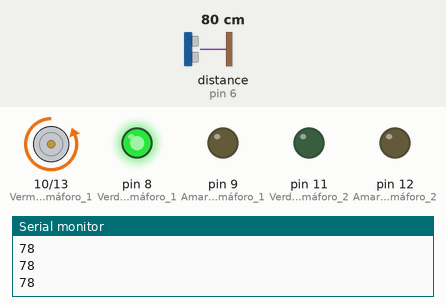
A program run on a simulated Arduino Uno, built with avr-gcc and run on an emulated ATmega328P. Shown: motor-driver pin pairs drawn as motors (green arrow = first pin HIGH = forward, orange = second pin HIGH = backward, longer = more drive), output pins drawn as LEDs (lit = HIGH), the last lines printed to the serial monitor. Wiring (inferred from the names in the program): ultrasonic range finder: trigger pin 7; echo pin 6. The inputs (shaded band) are chosen by the test bench; at power-on: distance to the obstacle (sensor on pin 6) 80 cm. The echo pulse lasts 58.3 µs per cm; pins used as bus, display or sensor lines are not drawn.

Above: at 1.2 s.
1.3 s: distance to the obstacle (sensor on pin 6) set to 22 cm
2.8 s: distance to the obstacle (sensor on pin 6) set to 18 cm
At 4.2 s:
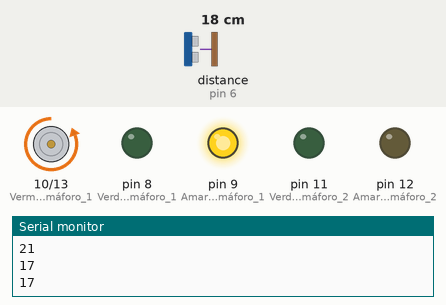
At 5.7 s:
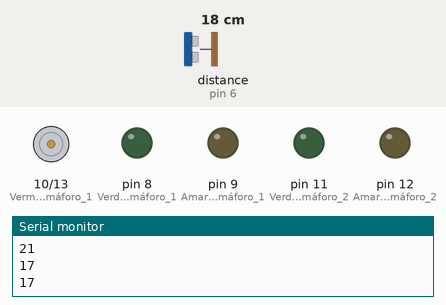
Timing chart, 0 to 48.3 s (numbered marks = the images above; inputs shaded):
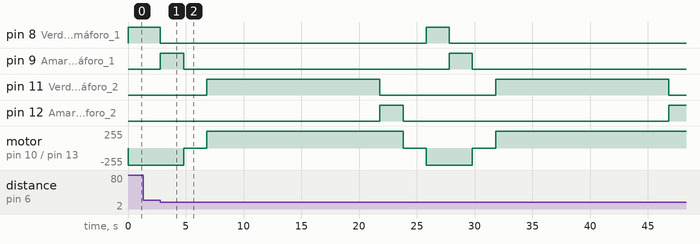

The program:

main.cpp
```cpp
#include <Arduino.h> // Inclui a biblioteca padrão do Arduino

/* Simular um cruzamento com dois semáforos usando uma máquina de estados */

#define TRIG 7   // Pino Trigger no pino 7 do Arduino
#define ECHO 6   // Pino Echo no pino 6 do Arduino

enum States {
  NORMAL, DETECTADO
};

States estado = NORMAL;

void setup() {
  pinMode(TRIG, OUTPUT);
  pinMode(ECHO, INPUT);
  Serial.begin(9600);

  /* Semáforo 2 */
  pinMode(13, OUTPUT); // Vermelho Semáforo 2
  pinMode(12, OUTPUT); // Amarelo Semáforo 2
  pinMode(11, OUTPUT); // Verde Semáforo 2

  /* Semáforo 1 */
  pinMode(10, OUTPUT); // Vermelho Semáforo 1
  pinMode(9, OUTPUT);  // Amarelo Semáforo 1
  pinMode(8, OUTPUT);  // Verde Semáforo 1
}

long medirDistancia() {
  digitalWrite(TRIG, LOW);
  delayMicroseconds(2);
  digitalWrite(TRIG, HIGH);
  delayMicroseconds(10);
  digitalWrite(TRIG, LOW);

  long duracao = pulseIn(ECHO, HIGH);
  long distancia = duracao * 0.034 / 2; // Converter para cm

  return distancia;
}

void loop() {
  long distancia = medirDistancia();
  Serial.println(distancia);

  switch (estado) {
    case NORMAL:
      // Estado inicial
      digitalWrite(TRIG, HIGH);
      digitalWrite(8, HIGH);
      digitalWrite(13, HIGH);
      if (distancia > 0 && distancia < 20) {
        estado = DETECTADO;
      }
      break;

    case DETECTADO:
      digitalWrite(TRIG, LOW);
      digitalWrite(8, LOW);    // Desliga o verde Semáforo 1
      digitalWrite(9, HIGH);   // Acende o amarelo Semáforo 1
      delay(2000);

      digitalWrite(9, LOW);    // Desliga o amarelo Semáforo 1
      digitalWrite(10, HIGH);  // Acende o vermelho Semáforo 1
      delay(2000);

      digitalWrite(13, LOW);   // Desliga o vermelho Semáforo 2
      digitalWrite(11, HIGH);  // Acende o verde Semáforo 2
      delay(15000);


      digitalWrite(11, LOW);   // Desliga o verde Semáforo 2
      digitalWrite(12, HIGH);  // Acende o amarelo Semáforo 2
      delay(2000);

      digitalWrite(12, LOW);   // Desliga o amarelo Semáforo 2
      digitalWrite(13, HIGH);  // Acende o vermelho Semáforo 2
      delay(2000);

      digitalWrite(10, LOW);   // Desliga o vermelho Semáforo 1
      digitalWrite(8, HIGH);   // Acende o verde Semáforo 1
      delay(2000);

      estado = NORMAL;
      break;
  }
}
```

Measured:
- the behaviour switches between 21 and 20 cm on distance to the obstacle (sensor on pin 6) (found by bisection; images 0 and 1)
- after the input at 2.8 s, pin 8 (Verde_Semáforo_1): HIGH → LOW at once, → HIGH 23.0 s later, → LOW 2.0 s later; pin 9 (Amarelo_Semáforo_1): alternates HIGH for 2.0 s and LOW for 23.0 s, starting at once
